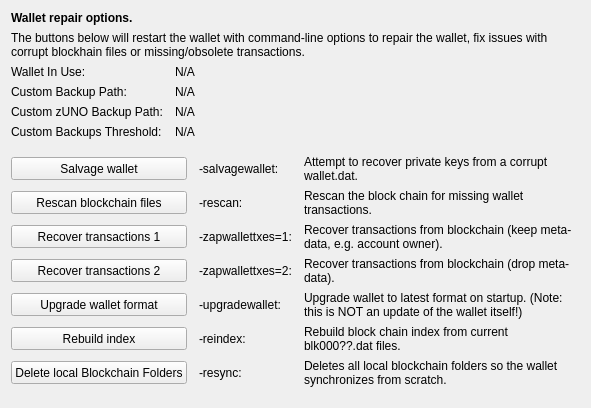
     <widget class="QWidget" name="tab_repair">
      <attribute name="title">
       <string>&amp;Wallet Repair</string>
      </attribute>
      <layout class="QGridLayout" name="gridLayout_4" columnstretch="0,0,0,0">
       <property name="horizontalSpacing">
        <number>12</number>
       </property>
       <item row="0" column="0" colspan="4">
        <widget class="QLabel" name="label_repair_header">
         <property name="font">
          <font>
           <weight>75</weight>
           <bold>true</bold>
          </font>
         </property>
         <property name="text">
          <string>Wallet repair options.</string>
         </property>
        </widget>
       </item>
       <item row="1" column="0" colspan="4">
        <widget class="QLabel" name="label_repair_helptext">
         <property name="font">
          <font>
           <weight>50</weight>
           <bold>false</bold>
          </font>
         </property>
         <property name="text">
          <string>The buttons below will restart the wallet with command-line options to repair the wallet, fix issues with corrupt blockhain files or missing/obsolete transactions.</string>
         </property>
         <property name="wordWrap">
          <bool>true</bool>
         </property>
        </widget>
       </item>
       <item row="2" column="0">
        <widget class="QLabel" name="wallet_path_label">
         <property name="text">
          <string>Wallet In Use:</string>
         </property>
        </widget>
       </item>
       <item row="2" column="1" colspan="3">
        <widget class="QLabel" name="wallet_path">
         <property name="cursor">
          <cursorShape>IBeamCursor</cursorShape>
         </property>
         <property name="text">
          <string>N/A</string>
         </property>
         <property name="textFormat">
          <enum>Qt::PlainText</enum>
         </property>
         <property name="textInteractionFlags">
          <set>Qt::LinksAccessibleByMouse|Qt::TextSelectableByKeyboard|Qt::TextSelectableByMouse</set>
         </property>
        </widget>
       </item>
       <item row="3" column="0">
        <widget class="QLabel" name="wallet_custombackuppath_label">
         <property name="visible">
          <bool>false</bool>
         </property>
         <property name="text">
          <string>Custom Backup Path:</string>
         </property>
        </widget>
       </item>
       <item row="3" column="1" colspan="3">
        <widget class="QLabel" name="wallet_custombackuppath">
         <property name="cursor">
          <cursorShape>IBeamCursor</cursorShape>
         </property>
         <property name="visible">
          <bool>false</bool>
         </property>
         <property name="text">
          <string>N/A</string>
         </property>
         <property name="textFormat">
          <enum>Qt::PlainText</enum>
         </property>
         <property name="textInteractionFlags">
          <set>Qt::LinksAccessibleByMouse|Qt::TextSelectableByKeyboard|Qt::TextSelectableByMouse</set>
         </property>
        </widget>
       </item>
       <item row="4" column="0">
        <widget class="QLabel" name="wallet_customzunobackuppath_label">
         <property name="visible">
          <bool>false</bool>
         </property>
         <property name="text">
          <string>Custom zUNO Backup Path:</string>
         </property>
        </widget>
       </item>
       <item row="4" column="1" colspan="3">
        <widget class="QLabel" name="wallet_customzunobackuppath">
         <property name="cursor">
          <cursorShape>IBeamCursor</cursorShape>
         </property>
         <property name="visible">
          <bool>false</bool>
         </property>
         <property name="text">
          <string>N/A</string>
         </property>
         <property name="textFormat">
          <enum>Qt::PlainText</enum>
         </property>
         <property name="textInteractionFlags">
          <set>Qt::LinksAccessibleByMouse|Qt::TextSelectableByKeyboard|Qt::TextSelectableByMouse</set>
         </property>
        </widget>
       </item>
       <item row="5" column="0">
        <widget class="QLabel" name="wallet_custombackupthreshold_label">
         <property name="visible">
          <bool>false</bool>
         </property>
         <property name="text">
          <string>Custom Backups Threshold:</string>
         </property>
        </widget>
       </item>
       <item row="5" column="1" colspan="3">
        <widget class="QLabel" name="wallet_custombackupthreshold">
         <property name="cursor">
          <cursorShape>IBeamCursor</cursorShape>
         </property>
         <property name="visible">
          <bool>false</bool>
         </property>
         <property name="text">
          <string>N/A</string>
         </property>
         <property name="textFormat">
          <enum>Qt::PlainText</enum>
         </property>
         <property name="textInteractionFlags">
          <set>Qt::LinksAccessibleByMouse|Qt::TextSelectableByKeyboard|Qt::TextSelectableByMouse</set>
         </property>
        </widget>
       </item>
       <item row="6" column="0">
        <spacer name="verticalSpacer_repair1">
         <property name="orientation">
          <enum>Qt::Vertical</enum>
         </property>
         <property name="sizeHint" stdset="0">
          <size>
           <width>10</width>
           <height>10</height>
          </size>
         </property>
        </spacer>
       </item>
       <item row="7" column="0" colspan="2">
        <widget class="QPushButton" name="btn_salvagewallet">
         <property name="minimumSize">
          <size>
           <width>100</width>
           <height>23</height>
          </size>
         </property>
         <property name="text">
          <string>Salvage wallet</string>
         </property>
        </widget>
       </item>
       <item row="7" column="2">
        <widget class="QLabel" name="label_repair_salvage_command">
         <property name="text">
          <string notr="true">-salvagewallet:</string>
         </property>
        </widget>
       </item>
       <item row="7" column="3">
        <widget class="QLabel" name="label_repair_salvage">
         <property name="text">
          <string>Attempt to recover private keys from a corrupt wallet.dat.</string>
         </property>
         <property name="wordWrap">
          <bool>true</bool>
         </property>
        </widget>
       </item>
       <item row="8" column="0" colspan="2">
        <widget class="QPushButton" name="btn_rescan">
         <property name="minimumSize">
          <size>
           <width>100</width>
           <height>23</height>
          </size>
         </property>
         <property name="text">
          <string>Rescan blockchain files</string>
         </property>
        </widget>
       </item>
       <item row="8" column="2">
        <widget class="QLabel" name="label_repair_rescan_command">
         <property name="text">
          <string notr="true">-rescan:</string>
         </property>
        </widget>
       </item>
       <item row="8" column="3">
        <widget class="QLabel" name="label_repair_rescan">
         <property name="text">
          <string>Rescan the block chain for missing wallet transactions.</string>
         </property>
         <property name="wordWrap">
          <bool>true</bool>
         </property>
        </widget>
       </item>
       <item row="9" column="0" colspan="2">
        <widget class="QPushButton" name="btn_zapwallettxes1">
         <property name="minimumSize">
          <size>
           <width>100</width>
           <height>23</height>
          </size>
         </property>
         <property name="text">
          <string>Recover transactions 1</string>
         </property>
        </widget>
       </item>
       <item row="9" column="2">
        <widget class="QLabel" name="label_repair_zap1_command">
         <property name="text">
          <string notr="true">-zapwallettxes=1:</string>
         </property>
        </widget>
       </item>
       <item row="9" column="3">
        <widget class="QLabel" name="label_repair_zap1">
         <property name="text">
          <string>Recover transactions from blockchain (keep meta-data, e.g. account owner).</string>
         </property>
         <property name="wordWrap">
          <bool>true</bool>
         </property>
        </widget>
       </item>
       <item row="10" column="0" colspan="2">
        <widget class="QPushButton" name="btn_zapwallettxes2">
         <property name="minimumSize">
          <size>
           <width>100</width>
           <height>23</height>
          </size>
         </property>
         <property name="text">
          <string>Recover transactions 2</string>
         </property>
        </widget>
       </item>
       <item row="10" column="2">
        <widget class="QLabel" name="label_repair_zap2_command">
         <property name="text">
          <string notr="true">-zapwallettxes=2:</string>
         </property>
        </widget>
       </item>
       <item row="10" column="3">
        <widget class="QLabel" name="label_repair_zap2">
         <property name="text">
          <string>Recover transactions from blockchain (drop meta-data).</string>
         </property>
         <property name="wordWrap">
          <bool>true</bool>
         </property>
        </widget>
       </item>
       <item row="11" column="0" colspan="2">
        <widget class="QPushButton" name="btn_upgradewallet">
         <property name="minimumSize">
          <size>
           <width>100</width>
           <height>23</height>
          </size>
         </property>
         <property name="text">
          <string>Upgrade wallet format</string>
         </property>
        </widget>
       </item>
       <item row="11" column="2">
        <widget class="QLabel" name="label_repair_upgrade_command">
         <property name="text">
          <string notr="true">-upgradewallet:</string>
         </property>
        </widget>
       </item>
       <item row="11" column="3">
        <widget class="QLabel" name="label_repair_upgrade">
         <property name="text">
          <string>Upgrade wallet to latest format on startup. (Note: this is NOT an update of the wallet itself!)</string>
         </property>
         <property name="wordWrap">
          <bool>true</bool>
         </property>
        </widget>
       </item>
       <item row="12" column="0" colspan="2">
        <widget class="QPushButton" name="btn_reindex">
         <property name="minimumSize">
          <size>
           <width>100</width>
           <height>23</height>
          </size>
         </property>
         <property name="text">
          <string>Rebuild index</string>
         </property>
        </widget>
       </item>
       <item row="12" column="2">
        <widget class="QLabel" name="label_repair_reindex_command">
         <property name="text">
          <string notr="true">-reindex:</string>
         </property>
        </widget>
       </item>
       <item row="12" column="3">
        <widget class="QLabel" name="label_repair_reindex">
         <property name="text">
          <string>Rebuild block chain index from current blk000??.dat files.</string>
         </property>
         <property name="wordWrap">
          <bool>true</bool>
         </property>
        </widget>
       </item>
       <item row="13" column="0" colspan="2">
        <widget class="QPushButton" name="btn_resync">
         <property name="minimumSize">
          <size>
           <width>100</width>
           <height>23</height>
          </size>
         </property>
         <property name="text">
          <string>Delete local Blockchain Folders</string>
         </property>
        </widget>
       </item>
       <item row="13" column="2">
        <widget class="QLabel" name="label_repair_resync_command">
         <property name="text">
          <string>-resync:</string>
         </property>
        </widget>
       </item>
       <item row="13" column="3">
        <widget class="QLabel" name="label_repair_resync">
         <property name="text">
          <string>Deletes all local blockchain folders so the wallet synchronizes from scratch.</string>
         </property>
         <property name="wordWrap">
          <bool>true</bool>
         </property>
        </widget>
       </item>
       <item row="14" column="0">
        <spacer name="verticalSpacer_repair2">
         <property name="orientation">
          <enum>Qt::Vertical</enum>
         </property>
         <property name="sizeHint" stdset="0">
          <size>
           <width>20</width>
           <height>10</height>
          </size>
         </property>
        </spacer>
       </item>
      </layout>
     </widget>
